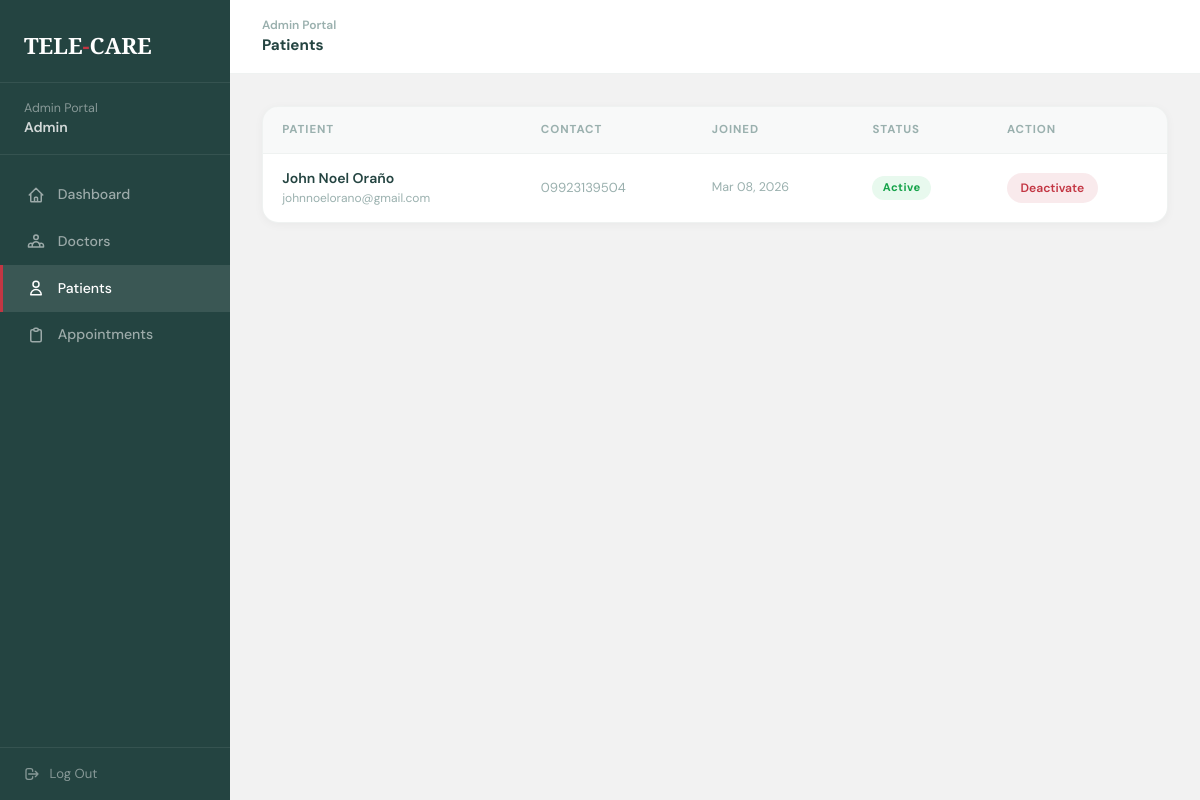
Page /admin/patients.php (signed in) on the committed database.
### tables this page shows
CREATE TABLE `patients` (
  `id` int NOT NULL AUTO_INCREMENT,
  `full_name` varchar(150) NOT NULL,
  `date_of_birth` date NOT NULL,
  `gender` enum('Male','Female','Prefer not to say') NOT NULL,
  `email` varchar(150) NOT NULL,
  `phone_number` varchar(20) NOT NULL,
  `profile_photo` varchar(255) DEFAULT NULL,
  `emergency_name` varchar(150) DEFAULT NULL,
  `emergency_relationship` varchar(80) DEFAULT NULL,
  `emergency_number` varchar(20) DEFAULT NULL,
  `password` varchar(255) NOT NULL,
  `security_question` varchar(255) DEFAULT NULL,
  `security_answer` varchar(255) DEFAULT NULL,
  `home_address` varchar(255) DEFAULT NULL,
  `city` varchar(100) DEFAULT NULL,
  `country_region` varchar(100) DEFAULT NULL,
  `insurance_provider` varchar(150) DEFAULT NULL,
  `insurance_policy_no` varchar(100) DEFAULT NULL,
  `preferred_language` varchar(80) DEFAULT 'English',
  `created_at` timestamp NULL DEFAULT CURRENT_TIMESTAMP,
  `updated_at` timestamp NULL DEFAULT CURRENT_TIMESTAMP ON UPDATE CURRENT_TIMESTAMP,
  PRIMARY KEY (`id`),
  UNIQUE KEY `email` (`email`)
);

### admin/patients.php (the view, shortened to what this page needs)
<?php
require_once '../database/config.php';
?>
<!DOCTYPE html>
<html lang="en">
<head>
  <script src="https://cdn.tailwindcss.com"></script>
</head>
<body>
<aside class="sidebar">
  <div class="sidebar-logo">TELE<span>-</span>CARE</div>
  <div class="sidebar-admin">Admin Portal<br/><strong><?= htmlspecialchars($_SESSION['admin_name'] ?? 'Admin') ?></strong></div>
  <nav class="nav-links">
    <a href="dashboard.php" class="nav-link">
      <svg fill="none" viewBox="0 0 24 24" stroke-width="2"><path stroke-linecap="round" stroke-linejoin="round" d="M3 12l2-2m0 0l7-7 7 7M5 10v10a1 1 0 001 1h3m10-11l2 2m-2-2v10a1 1 0 01-1 1h-3m-6 0a1 1 0 001-1v-4a1 1 0 011-1h2a1 1 0 011 1v4a1 1 0 001 1m-6 0h6"/></svg>
      Dashboard
    </a>
    <a href="doctors.php" class="nav-link">
      <svg fill="none" viewBox="0 0 24 24" stroke-width="2"><path stroke-linecap="round" stroke-linejoin="round" d="M17 20h5v-2a3 3 0 00-5.356-1.857M17 20H7m10 0v-2c0-.656-.126-1.283-.356-1.857M7 20H2v-2a3 3 0 015.356-1.857M7 20v-2c0-.656.126-1.283.356-1.857m0 0a5.002 5.002 0 019.288 0M15 7a3 3 0 11-6 0 3 3 0 016 0z"/></svg>
      Doctors
    </a>
    <a href="patients.php" class="nav-link active">
      <svg fill="none" viewBox="0 0 24 24" stroke-width="2"><path stroke-linecap="round" stroke-linejoin="round" d="M16 7a4 4 0 11-8 0 4 4 0 018 0zM12 14a7 7 0 00-7 7h14a7 7 0 00-7-7z"/></svg>
      Patients
    </a>
    <a href="assignments.php" class="nav-link">
      <svg fill="none" viewBox="0 0 24 24" stroke-width="2"><path stroke-linecap="round" stroke-linejoin="round" d="M9 5H7a2 2 0 00-2 2v12a2 2 0 002 2h10a2 2 0 002-2V7a2 2 0 00-2-2h-2M9 5a2 2 0 002 2h2a2 2 0 002-2M9 5a2 2 0 012-2h2a2 2 0 012 2"/></svg>
      Appointments
    </a>
  </nav>
  <div class="sidebar-logout">
    <a href="logout.php" class="logout-btn">
      <svg width="16" height="16" fill="none" viewBox="0 0 24 24" stroke="currentColor" stroke-width="2"><path stroke-linecap="round" stroke-linejoin="round" d="M17 16l4-4m0 0l-4-4m4 4H7m6 4v1a3 3 0 01-3 3H6a3 3 0 01-3-3V7a3 3 0 013-3h4a3 3 0 013 3v1"/></svg>
      Log Out
    </a>
  </div>
</aside>
<div class="main">
  <div class="topbar">
    <div>
      <div style="font-size:0.75rem;color:#9ab0ae;font-weight:600;">Admin Portal</div>
      <div style="font-size:0.95rem;font-weight:700;">Patients</div>
    </div>
  </div>
  <div class="page-content">
    <div class="table-wrap">
      <table>
        <thead>
          <tr><th>Patient</th><th>Contact</th><th>Joined</th><th>Status</th><th>Action</th></tr>
        </thead>
        <tbody>
        <?php
        $pres = $conn->query("SELECT * FROM patients ORDER BY created_at DESC");
        if ($pres && $pres->num_rows > 0): while ($pt = $pres->fetch_assoc()):
            $isActive = isset($pt['is_active']) ? (int)$pt['is_active'] : 1;
            $safeName = htmlspecialchars(addslashes($pt['full_name']));
        ?>
        <tr class="<?= !$isActive ? 'inactive-row' : '' ?>">
          <td>
            <div style="font-weight:600;"><?= htmlspecialchars($pt['full_name']) ?></div>
            <div style="font-size:0.75rem;color:#9ab0ae;"><?= htmlspecialchars($pt['email']) ?></div>
          </td>
          <td style="font-size:0.82rem;color:#9ab0ae;"><?= htmlspecialchars($pt['phone_number'] ?? '—') ?></td>
          <td style="font-size:0.78rem;color:#9ab0ae;"><?= date('M d, Y', strtotime($pt['created_at'])) ?></td>
          <td>
            <span class="badge <?= $isActive ? 'badge-green' : 'badge-red' ?>">
              <?= $isActive ? 'Active' : 'Deactivated' ?>
            </span>
          </td>
          <td>
            <?php if ($isActive): ?>
              <a href="?toggle_active=1&pid=<?= $pt['id'] ?>&active=1"
                 class="btn-sm btn-deactivate"
                 onclick="return confirm('Deactivate <?= $safeName ?>\'s account? They will no longer be able to log in.')">
                Deactivate
              </a>
            <?php endif; ?>
          </td>
        </tr>
        <?php endwhile; else: ?>
        <tr><td colspan="5" class="empty-row">No patients registered yet.</td></tr>
        <?php endif; ?>
        </tbody>
      </table>
    </div>
  </div>
</div>
</body>
</html>

### admin/patients.php (style rules this page uses)
:root { --red:#C33643;--green:#244441;--blue:#3F82E3;--bg:#F2F2F2;--white:#FFFFFF }
* { box-sizing:border-box;margin:0;padding:0 }
body { font-family:'DM Sans',sans-serif;background:var(--bg);color:var(--green);display:flex;min-height:100vh }
.sidebar { width:230px;min-width:230px;background:var(--green);display:flex;flex-direction:column;position:sticky;top:0;height:100vh;overflow-y:auto }
.sidebar-logo { padding:1.8rem 1.5rem 1.2rem;font-family:'Playfair Display',serif;font-size:1.4rem;font-weight:900;color:#fff;border-bottom:1px solid rgba(255,255,255,0.08) }
.sidebar-logo span { color:var(--red) }
.sidebar-admin { padding:1rem 1.5rem;font-size:0.78rem;color:rgba(255,255,255,0.45);border-bottom:1px solid rgba(255,255,255,0.08) }
.sidebar-admin strong { color:rgba(255,255,255,0.8);font-weight:600;display:block;font-size:0.88rem }
.nav-links { padding:1rem 0;flex:1 }
.nav-link { display:flex;align-items:center;gap:0.8rem;padding:0.8rem 1.5rem;color:rgba(255,255,255,0.55);font-size:0.88rem;font-weight:500;width:100%;text-align:left;font-family:'DM Sans',sans-serif;transition:all 0.2s;border-left:3px solid transparent;text-decoration:none }
.nav-link svg { width:18px;height:18px;stroke:currentColor;flex-shrink:0 }
.nav-link.active { color:#fff;background:rgba(255,255,255,0.1);border-left-color:var(--red) }
.sidebar-logout { padding:1rem 1.5rem;border-top:1px solid rgba(255,255,255,0.08) }
.logout-btn { display:flex;align-items:center;gap:0.6rem;color:rgba(255,255,255,0.45);font-size:0.82rem;text-decoration:none;transition:color 0.2s }
.main { flex:1;overflow-y:auto }
.topbar { background:var(--white);padding:1rem 2rem;display:flex;align-items:center;justify-content:space-between;border-bottom:1px solid rgba(36,68,65,0.07);position:sticky;top:0;z-index:50 }
.page-content { padding:2rem }
.table-wrap { background:var(--white);border-radius:16px;overflow:hidden;border:1px solid rgba(36,68,65,0.07);box-shadow:0 2px 10px rgba(0,0,0,0.04) }
table { width:100%;border-collapse:collapse }
th { padding:0.9rem 1.2rem;font-size:0.72rem;font-weight:700;text-transform:uppercase;letter-spacing:0.08em;color:#9ab0ae;text-align:left;background:rgba(36,68,65,0.03);border-bottom:1px solid rgba(36,68,65,0.07) }
td { padding:0.9rem 1.2rem;font-size:0.88rem;border-bottom:1px solid rgba(36,68,65,0.05);vertical-align:middle }
tr:last-child td { border-bottom:none }
.badge { display:inline-block;padding:0.22rem 0.65rem;border-radius:50px;font-size:0.7rem;font-weight:700;letter-spacing:0.04em }
.badge-green { background:rgba(34,197,94,0.1);color:#16a34a }
.btn-sm { padding:0.38rem 0.85rem;border-radius:50px;font-size:0.76rem;font-weight:600;border:none;cursor:pointer;font-family:'DM Sans',sans-serif;transition:all 0.2s;text-decoration:none;display:inline-block;white-space:nowrap }
.btn-deactivate { background:rgba(195,54,67,0.1);color:var(--red) }

### rows in the picture
patients: full_name "John Noel Oraño", email "johnnoelorano@gmail.com", phone_number "09923139504", created_at "Mar 08, 2026"

### other values in the picture
$_SESSION['admin_name'] "Admin"
